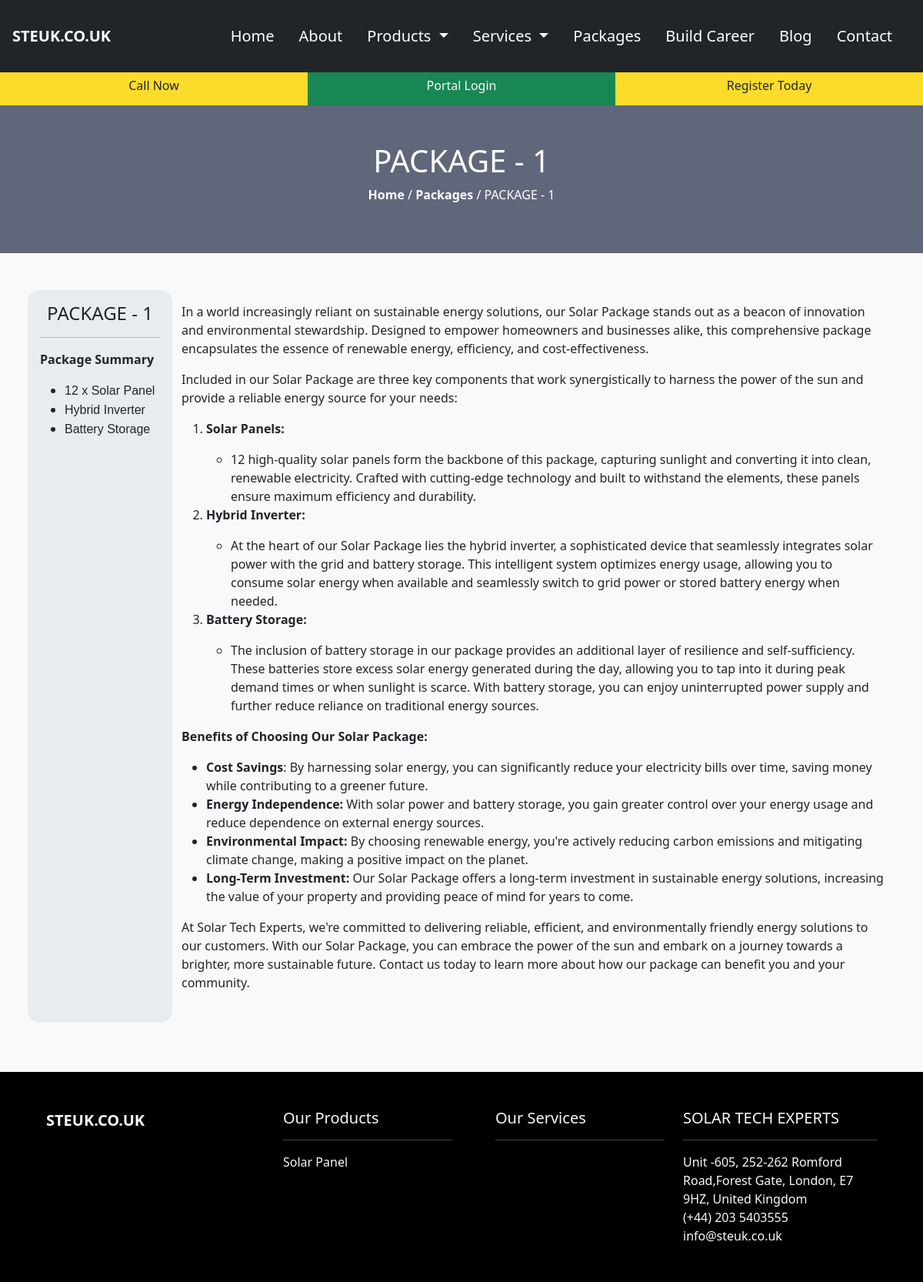
Screenshot of /package_deatils/1 with the database file from the repository.
### frontend/models.py (models this page shows, shortened)
class Packages(models.Model):
    image=models.ImageField(upload_to='media/packages',blank=True,null=True)
    category=models.ForeignKey(PackageCatgory,related_name='packages', on_delete=models.CASCADE, default=None)
    package_name=models.CharField(max_length=255, blank=True, null=True)
    package_summary=RichTextUploadingField(null=True, blank=True)
    package_details=RichTextUploadingField(null=True, blank=True)

class Category(models.Model):
    name=models.CharField(max_length=255,null=True, blank=True)
    images=models.ImageField(upload_to='media/category',null=True, blank=True)

### frontend/views.py (the view)
# urls.py: path('package_deatils/<int:pk>', PackageDeatils, name="package_deatils"),
def PackageDeatils(request, pk):
    package=Packages.objects.get(pk=pk)
    context={
        'package': package
    }
    return render(request, 'package_deatils.html',context)

### frontend/context_processors.py (called while the page is built)
def categories_processor(request):
    categories = Category.objects.all()
    return {'categories': categories}

def service_cat_menu(request):
    service_categories = ServiceCategory.objects.all()
    return {'service_categories': service_categories}

### frontend/templates/package_deatils.html
{% extends 'base.html' %}
{% load static %}
{% block content %}
<div class="container-fluid px-0">
    <div class="p-5" style="background-color: #61677A;">
        <h1 class="text-center text-white">{{package.package_name}}</h1>
        <p class="text-center text-white text-capitalize"><a href="/" class="text-decoration-none text-white fw-bold">Home</a> / <a href="{% url 'packages' %}"  class="text-decoration-none text-white fw-bold">Packages</a> / {{package.package_name}}</p>
    </div>
    <div>
        <div class="row p-5 bg-light">
            <div class="col-md-2 col-sm-12 bg-body-secondary rounded-4 p-3 mb-3">
                <h4 class="text-center">{{package.package_name}}</h4>
                <hr>
                <p class="fw-bold">Package Summary</p>
                <span>
                    {{package.package_summary|safe}}
                </span>
            </div>
            <div class="col-md-10 col-sm-12">
                <p >
                    {{package.package_details|safe}}
                </p>
            </div>
        </div>
    </div>
</div>
{% endblock content %}

### templates/footer.html (shortened to what this page needs)
		{% load static %}
		<div class="container-fluid p-5 bg-black">
			<div class="container">
				<div class="row text-light">
					<div class="col-md-3 col-sm-12">
					<a class="navbar-brand fs-5 fw-bold me-5" href="/">STEUK.CO.UK</a>
					</div>
					<div class="col-md-3  col-sm-12">
						<ul>
							<h5>Our Products</h5>
							<hr>
							<div >
								{% for category in categories %}
								<a class="dropdown-item" class="nav-link" href="{% url 'product_list' category.id %}">{{ category.name }}</a>
								{% endfor %}
							</div>
						</ul>
					</div>
					<div class="col-md-3  col-sm-12">
						<ul>
							<h5>Our Services</h5>
							<hr>
						</ul>
					</div>
					<div class="col-md-3  col-sm-12">
						<h5>SOLAR TECH EXPERTS</h5>
						<hr>
						<span>Unit -605, 252-262 Romford Road,Forest Gate, London, E7 9HZ, United Kingdom</span><br>
						<span>(+44) 203 5403555</span> <br>
						<span><a href="mailto:info@steuk.co.uk" class="nav-link">info@steuk.co.uk</a></span>
					</div>
				</div>
			</div>
		</div>

### static/css/style.css (style rules this page uses)
body { margin: 0; padding: 0; overflow-x: hidden; }

### rows the page displays
Packages: package_name "PACKAGE - 1", package_summary "12 x Solar Panel Hybrid Inverter Battery Storage", package_details "In a world increasingly reliant on sustainable energy solutions, our Solar Package stands out as a beacon of innovation and environmental stewardship. Designed to empower homeowners and businesses alike, this comprehensive package encapsulates the essence of renewable energy, efficiency, and cost-effectiveness. Included in our Solar Package are three key components that work synergistically to harness the power of the sun and provide a reliable energy source for your needs: Solar Panels: 12 high-quality solar panels form the backbone of this package, capturing sunlight and converting it into clean, renewable electricity. Crafted with cutting-edge technology and built to withstand the…"
Category: name "Solar Panel"
